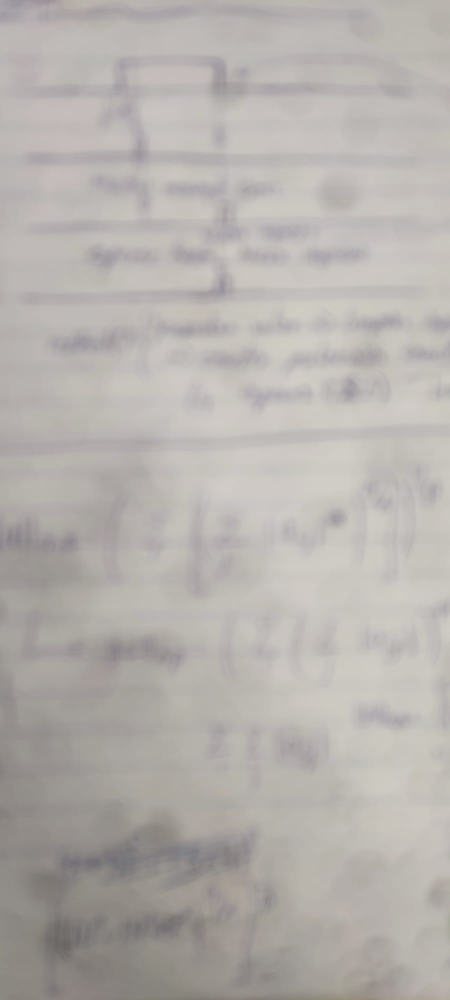
//> input picture assets/8.jpg, 900 x 2000 px (shown at 1/2 size)
$ ./main   (built with g++ and OpenCV 4)
//> lines starting //> are read from the running program, lines starting //| are printed output that depends on the picture
### code/test_cpp/deconv_hyper_lap.h
/// @brief Based on D. Krishnan, R. Fergus: "Fast Image Deconvolution using Hyper-Laplacian Priors", Proceedings of NIPS 2009
/// Instalar libfftw3-dev

#pragma once

#include <fftw3.h>
#include <opencv4/opencv2/core.hpp>
#include <opencv2/opencv.hpp>

const int Iteration_time = 5;
extern const float BO5UND[];
extern const float LEFT_LINE_P0[];
extern const float LEFT_LINE_P1[];
extern const float RIGHT_LINE_P0[];
extern const float RIGHT_LINE_P1[];

void circular_conv(const cv::Mat& src, cv::Mat& dst, const cv::Mat& kernel, cv::Point anchor);
void divispectrum(const cv::Mat& X1, const cv::Mat& X2, cv::Mat& X_out);
void Solve_w(const cv::Mat& v, cv::Mat& w, int beta_chose);
void dft_fftw(const cv::Mat& src, cv::Mat& dst);
void idft_fftw(const cv::Mat& src, cv::Mat& dst);
void fast_deblurring(const cv::Mat& src_im, const cv::Mat& kernel, cv::Mat& yout);

### code/test_cpp/deconv_hyper_lap.cpp
#include "deconv_hyper_lap.h"

const float BOUND[] = {0.82, 0.4610, 0.2590, 0.1450, 0.0820};
const float LEFT_LINE_P0[] = {1.08715491833576, 1.04404277230246, 1.02198575258148, 1.01061794069958, 1.00489456979082};
const float LEFT_LINE_P1[] = {0.161872978061302, 0.0670518176595489, 0.0284143580342271, 0.0120693414510977, 0.00505846638184741};
const float RIGHT_LINE_P0[] = {1.08715491833576, 1.04404277230246, 1.02198575258148, 1.01061794069958, 1.00489456979082};
const float RIGHT_LINE_P1[] = {-0.161872978061305, -0.0670518176595504, -0.0284143580342275, -0.0120693414510978, -0.00505846638184776};

void circular_conv(const cv::Mat& src, cv::Mat& dst, const cv::Mat& kernel, cv::Point anchor)
{
    cv::Mat tmp,out_tmp;
    int kernel_col = kernel.cols;
    int kernel_row = kernel.rows;
    copyMakeBorder(src,tmp,anchor.y,kernel_row - 1 - anchor.y, anchor.x,kernel_col - 1 - anchor.x,cv::BORDER_WRAP);
    filter2D(tmp,out_tmp,tmp.depth(),kernel,anchor);
    dst = cv::Mat(out_tmp,cv::Rect(anchor.x,anchor.y,src.cols,src.rows));
}

// [52 lines left out: functions divispectrum, Solve_w, not called in this run]

void dft_fftw(const cv::Mat& src, cv::Mat& dst)
{
    int mat_row = src.rows;
    int mat_col = src.cols;

    float * data_tmp = (float *)fftwf_malloc(sizeof(float)*mat_row*mat_col);
    fftwf_complex * out_tmp = (fftwf_complex *)fftwf_malloc(sizeof(fftwf_complex)*mat_row*(mat_col/2+1));
    fftwf_plan p = fftwf_plan_dft_r2c_2d(mat_row,mat_col,data_tmp,out_tmp, FFTW_ESTIMATE);

    int row = mat_row;
    int col = mat_col;

    if(src.isContinuous())
    {
        col = mat_col * mat_row;
        row = 1;
    }
    for(int i = 0; i<row;i++)
    {
        const float* data_ptr = src.ptr<float>(i);
        memcpy((void *)(data_tmp + col*i),(void*)data_ptr ,sizeof(float)*col);
    }

    fftwf_execute(p);

    cv::Mat out_mat[2];
    out_mat[0].create(mat_row,mat_col/2+1,CV_32F);out_mat[1].create(mat_row,mat_col/2+1,CV_32F);

    col = out_mat[0].cols; row = out_mat[0].rows;
    if(out_mat[0].isContinuous())
    {
        col = row*col;
        row = 1;
    }
    for(int i = 0; i<row ;i++)
    {
        float* data_ptr = out_mat[0].ptr<float>(i);
        for(int j = 0;j<col;j++)
        {
            data_ptr[j] = out_tmp[i*col+j][0];
        }
    }

    col = out_mat[1].cols; row = out_mat[1].rows;
    if(out_mat[1].isContinuous())
    {
        col = row*col;
        row = 1;
    }
    for(int i = 0; i<row ;i++)
    {
        float* data_ptr = out_mat[1].ptr<float>(i);
        for(int j = 0;j<col;j++)
        {
            data_ptr[j] = out_tmp[i*col+j][1];
        }
    }
    merge(out_mat,2,dst);

    fftwf_free(data_tmp);
    fftwf_free(out_tmp);
    fftwf_destroy_plan(p);
}

// [64 lines left out: function idft_fftw, not called in this run]

void fast_deblurring(const cv::Mat& src_im, const cv::Mat& kernel,cv::Mat& yout)
{
    cv::Mat tmp;
    float beta[Iteration_time] = { 2.828427,8.000000,22.627417,64.000000,181.019336 };  //betaÊÇÇóœâ·œ³ÌµÄÏ¡Êè±äÁ¿£¬Ã¿ŽÎµüŽúÔöŽó
    float lambda = 5e2;
    float lambda_step = 2.828427124746190 ;//2*sqrt(2)

    cv::Mat dx = (cv::Mat_<float>(1,2) << 1,-1);
    cv::Mat dy = (cv::Mat_<float>(2,1) << 1,-1);
    cv::Mat dx_flip = (cv::Mat_<float>(1,2) << -1,1);
    cv::Mat dy_flip = (cv::Mat_<float>(2,1) << -1,1);

    cv::Mat Denorm1,Denorm2,ky,dx_extended,dy_extended,k_extended;

    //ŒÆËãÇóœâ¹«ÊœÖÐÒ»Ð©³£ÊýÏî
    //    ky  -- F(K)'*F(y)
    //    Denorm2  -- |F(K)|.^2
    //    Denorm1  -- |F(D^1)|.^2 + |F(D^2)|.^2

    copyMakeBorder(dx,dx_extended,0,src_im.rows - dx.rows,0, src_im.cols - dx.cols, cv::BORDER_CONSTANT,0);
    copyMakeBorder(dy,dy_extended,0,src_im.rows - dy.rows,0, src_im.cols - dy.cols, cv::BORDER_CONSTANT,0);
    copyMakeBorder(kernel,k_extended,0,src_im.rows - kernel.rows,0, src_im.cols - kernel.cols, cv::BORDER_CONSTANT,0);

    circular_conv(src_im,tmp,kernel, cv::Point(kernel.cols/2,kernel.rows/2));
    circular_conv(dx_extended,dx_extended,dx, cv::Point(0,0)); //ÕâÀïdx_extendedºÍdy_extended×öÖÐŒä±äÁ¿
    circular_conv(dy_extended,dy_extended,dy, cv::Point(0,0));
    //dft(tmp,ky,DFT_COMPLEX_OUTPUT);
    dft_fftw(tmp,ky);

    Denorm1 = dx_extended + dy_extended;   //ŽËŽŠDenorm1 = dx * dx + dy * dy (*ÊÇcorrelateÔËËã)
    //dft(Denorm1,Denorm1,DFT_COMPLEX_OUTPUT);
    //dft(k_extended,Denorm2,DFT_COMPLEX_OUTPUT);
    dft_fftw(Denorm1,Denorm1);
    dft_fftw(k_extended,Denorm2);

    cv::Mat split_tmp[2];
    split(Denorm1,split_tmp);
    split_tmp[0].copyTo(Denorm1);
    split(Denorm2,split_tmp);
    magnitude(split_tmp[0],split_tmp[1],Denorm2);
    pow(Denorm2,2,Denorm2);

    yout = src_im; //yout ÊÇµüŽúÖÐµÄœâ£¬³õÊŒ»¯Îª¶ÁÈëµÄÍŒÏñ,WÊÇµüŽú¹ý³ÌÖÐµÄÒ»žöÖÐŒäÁ¿
    cv::Mat youtx, youty;
    cv::Mat Wx,Wy,Wxx,Wyy; //Wx Wy·Ö±ðÊÇWµÄË®Æœ£¬Ž¹Ö±²î·Ö£¬Wxx£¬WyyÔòÊÇ¶ÔÓŠµÄ¶þœ×²î·Ö
    cv::Mat Denom;
    for(int i = 3; i<Iteration_time; i++)
    {
        Denom = beta[i]/lambda*(Denorm1) +Denorm2;  //K_2 ŽËŽŠÎª |F(D^1)|.^2 + |F(D^2)|.^2+  beta/lambda * |F(K)|.^2

        circular_conv(yout,youtx,dx_flip,cv::Point(1,0)); //Ë®Æœ²î·Ö
        circular_conv(yout,youty,dy_flip,cv::Point(0,1)); //ÊúÖ±²î·Ö

        Solve_w(youtx,Wx,i);
        Solve_w(youty,Wy,i);

        circular_conv(Wx,Wxx,dx,cv::Point(0,0));
        circular_conv(Wy,Wyy,dy,cv::Point(0,0));

        Wxx += Wyy;

        //dft(Wxx,Wxx,DFT_COMPLEX_OUTPUT); //ŽËŽŠWxx ÊÇWË®Æœ£¬Ž¹Ö±¶þœ×²î·ÖºÍµÄžµÀïÒ¶±ä»»
        dft_fftw(Wxx,Wxx);

        yout = ( ky + beta[i]/lambda* Wxx);
        //cout<<yout<<endl<<endl;

        cv::Mat tmp2;
        divispectrum(yout,Denom,tmp2);

        //dft(tmp2,yout,DFT_INVERSE|DFT_SCALE);
        idft_fftw(tmp2,yout);

        lambda *= lambda_step;
    }
}

### code/test_cpp/main.cpp
#include <iostream>

#include <opencv4/opencv2/core.hpp>
#include <opencv4/opencv2/imgproc.hpp>
#include <opencv4/opencv2/imgcodecs.hpp>
#include <opencv4/opencv2/highgui.hpp>

#include "deconv_hyper_lap.h"

// [268 lines left out: functions muestraImagenOpenCV, deconvolutionByTV, fftshift2D, calculateConjugate, replaceNaNAndInfWithValues, not called in this run]

/*
 * cvWiener2 -- A Wiener 2D Filter implementation for OpenCV
 *  Author: Ray Juang  / rayver {_at_} hkn {/_dot_/} berkeley (_dot_) edu
 *  Date: 12.1.2006
 *
 * Modified 1.5.2007 (bug fix --
 *   Forgot to subtract off local mean from local variance estimate.
 *   (Credits to Kamal Ranaweera for the find)
 *
 * Modified 1.21.2007 (bug fix --
 *   OpenCV's documentation claims that the default anchor for cvFilter2D is center of kernel.
 *   This seems to be a lie -- the center has to be explicitly stated
 */
//
// cvWiener2  - Applies Wiener filtering on a 2D array of data
//   Args:
//      srcArr     -  source array to filter
//      dstArr     -  destination array to write filtered result to
//      szWindowX  -  [OPTIONAL] length of window in x dimension (default: 3)
//      szWindowY  -  [OPTIONAL] length of window in y dimension (default: 3)
//
// [185 lines left out: functions cvWiener2, applyGeneralWienerDeconvolution, not called in this run]

int main()
{
    std::string imagePath = "/opt/proyectos/image-deblurrer/assets/8.jpg";
    cv::Mat input = cv::imread(imagePath, cv::IMREAD_UNCHANGED);
//> input is the input picture: 2000 rows x 900 cols, CV_8UC3; mean B, G, R 173.1, 177.1, 181.2

    if (input.empty())
    {
        std::cerr << "Error: No se pudo cargar la imagen en el path especificado: " << imagePath << std::endl;
        return -1;
    }

    /// Wiener simple
    {
        // [9 lines of commented-out code are left out]
    }

    /// Filtro de Wiener general
    {
        // [22 lines of commented-out code are left out]
    }

    /// Deconvolution with TV prior
    {
        // [19 lines of commented-out code are left out]
    }

    /// Deconvolution with hyper-Laplacian prior
    {
        cv::resize(input, input, cv::Size(512, 512), 0.0, 0.0, cv::INTER_NEAREST_EXACT);
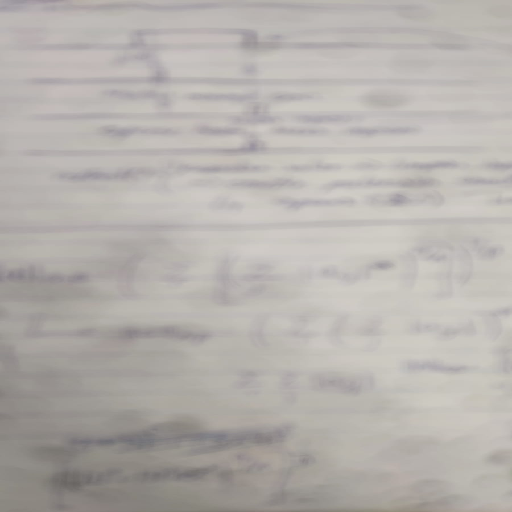
//> input: 512 rows x 512 cols, CV_8UC3; mean B, G, R 173.1, 177.1, 181.2
        input.convertTo(input, CV_32F, 1.0 / 255.0);
//> input: 512 rows x 512 cols, CV_32FC3

        cv::Mat out[3], src[3], imout;

        cv::Mat kernel = (cv::Mat_<float>(11, 11) <<
                          2, 0, 1, 0, 0, 0, 1, 0, 0, 0, 1,
                          0, 0, 0, 0, 0, 0, 0, 0, 0, 0, 0,
                          5, 0, 2, 0, 1, 1, 4, 0, 3, 0, 3,
                          1, 0, 0, 0, 0, 0, 1, 0, 0, 0, 0,
                          4, 1, 5, 0, 1, 3, 4, 0, 3, 0, 2,
                          0, 0, 0, 0, 1, 6, 2, 0, 0, 0, 0,
                          1, 0, 4, 5, 23, 37, 27, 2, 1, 0, 0,
                          0, 0, 0, 0, 17, 35, 23, 0, 0, 0, 0,
                          0, 0, 0, 0, 4, 9, 5, 0, 0, 0, 0,
                          0, 0, 0, 0, 0, 0, 0, 0, 0, 0, 0,
                          1, 0, 3, 0, 0, 0, 0, 0, 0, 0, 0);
        kernel /= 255.0;

        cv::split(input, src);
        for (int i = 0; i < input.channels(); i++)
//> (the run ends here: the program needs code that is not available in this run, at `float * data_tmp = (float *)fftwf_malloc(sizeof(float)*mat_row*mat_col);`)

$ run again, with assets/0.jpg copied over assets/8.jpg
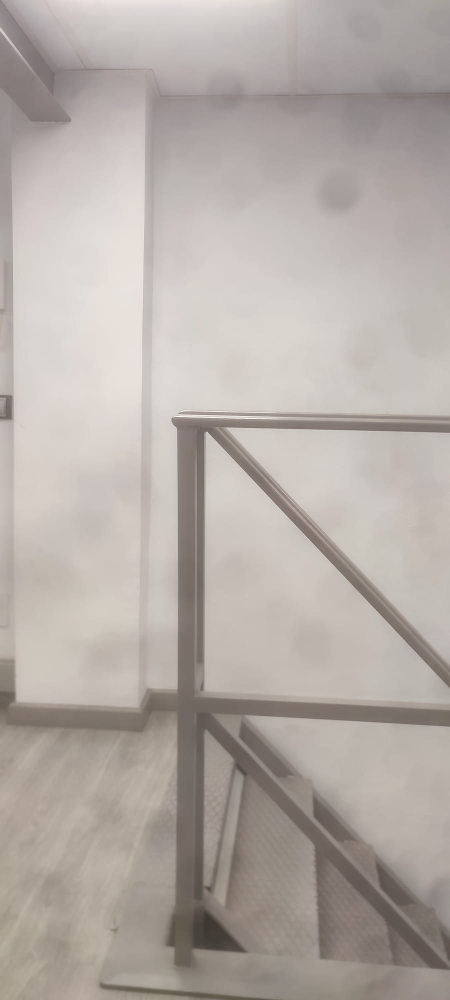
//> input picture assets/0.jpg, 900 x 2000 px (shown at 1/2 size)
//> input is the input picture: 2000 rows x 900 cols, CV_8UC3; mean B, G, R 166.6, 172.1, 180.2
//> `cv::split(input, src);`:
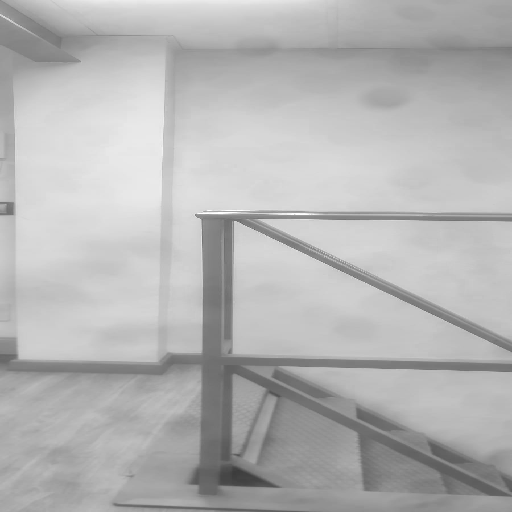
//> src[2]: 512 rows x 512 cols, CV_32FC1; min 0.231, max 1, mean 0.707

$ run again, with assets/1.jpg copied over assets/8.jpg
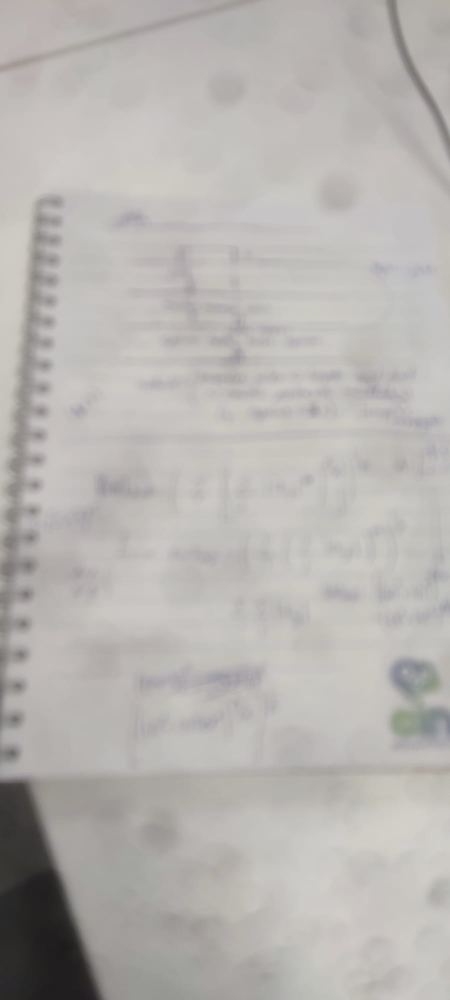
//> input picture assets/1.jpg, 900 x 2000 px (shown at 1/2 size)
//> input is the input picture: 2000 rows x 900 cols, CV_8UC3; mean B, G, R 176.8, 180, 182.9
//> `cv::resize(input, input, cv::Size(512, 512), 0.0, 0.0, cv::INTER_NEARE..`:
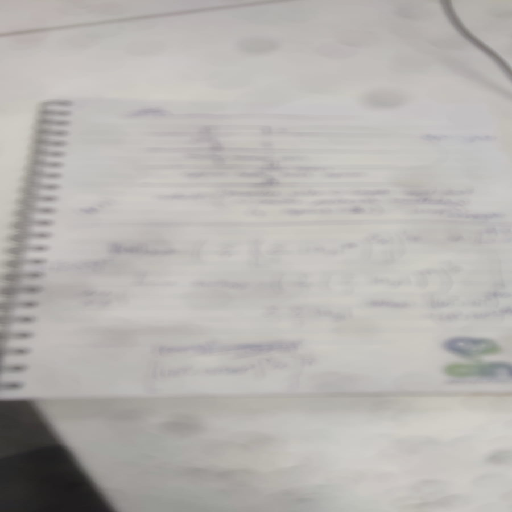
//> input: 512 rows x 512 cols, CV_8UC3; mean B, G, R 176.8, 180, 182.9

$ run again, with assets/10.jpg copied over assets/8.jpg
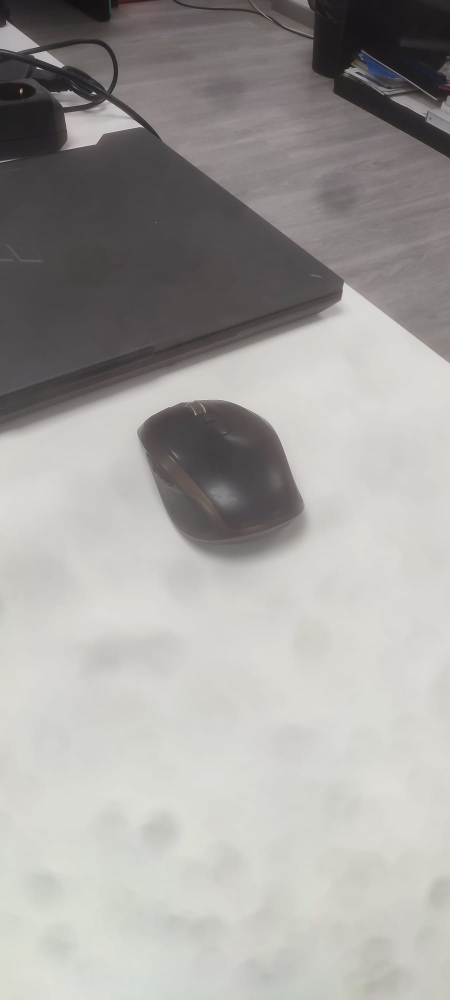
//> input picture assets/10.jpg, 900 x 2000 px (shown at 1/2 size)
//> input is the input picture: 2000 rows x 900 cols, CV_8UC3; mean B, G, R 158.3, 161.1, 163.4
